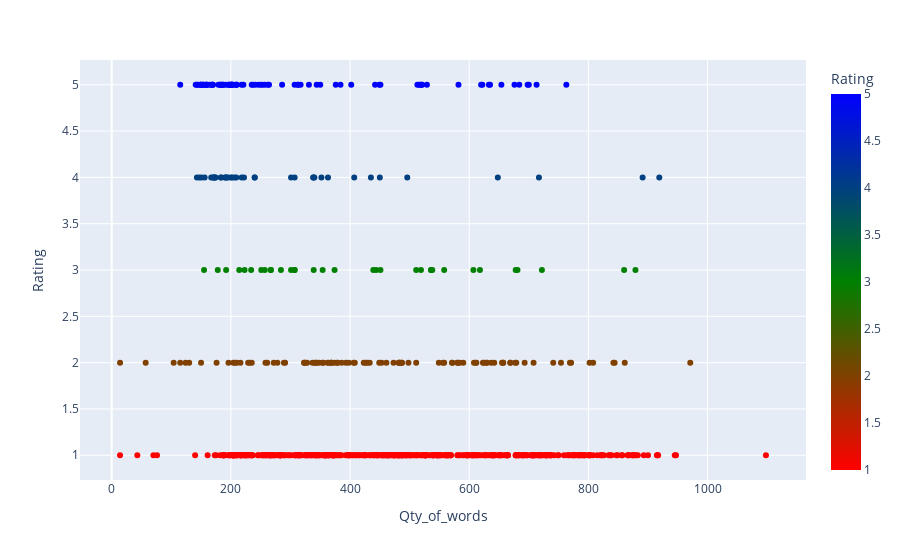

Here is the notebook cell this chart was saved with:
### Markdown cell above
The Pearson correlation analysis revealed a statistically significant negative relationship (correlation of approximately -0.32, p-value < 0.0001) between the number of words in a dataset ('Qty_of_words') and the associated rating ('Rating'). This suggests that, on average, as the number of words increases, the rating tends to decrease, which could be a relevant finding for understanding the dataset dynamics and influencing future analyses or decision-making.

### Code cell
# Evaluating the relationship between the number of words, Rating, and the Rating.
px.scatter(df, x='Qty_of_words', y='Rating', color="Rating",
           color_continuous_scale=["red", "green", "blue"])

### Figure 1 — Plotly figure (JSON) as saved in the notebook; plotly's stock layout.template omitted (floating-point values rounded to 4 significant figures; data arrays with more than 128 entries replaced by an {"elided": "..."} marker saying what was removed)
{"data": [{"hovertemplate": "Qty_of_words=%{x}<br>Rating=%{marker.color}<extra></extra>", "legendgroup": "", "marker": {"color": {"elided": "705 int values"}, "coloraxis": "coloraxis", "symbol": "circle"}, "mode": "markers", "name": "", "orientation": "v", "showlegend": false, "type": "scatter", "x": {"elided": "705 int values"}, "xaxis": "x", "y": {"elided": "705 int values"}, "yaxis": "y"}], "layout": {"coloraxis": {"colorbar": {"title": {"text": "Rating"}}, "colorscale": [[0, "red"], [0.5, "green"], [1, "blue"]]}, "legend": {"tracegroupgap": 0}, "margin": {"t": 60}, "xaxis": {"anchor": "y", "domain": [0, 1], "title": {"text": "Qty_of_words"}}, "yaxis": {"anchor": "x", "domain": [0, 1], "title": {"text": "Rating"}}}}
